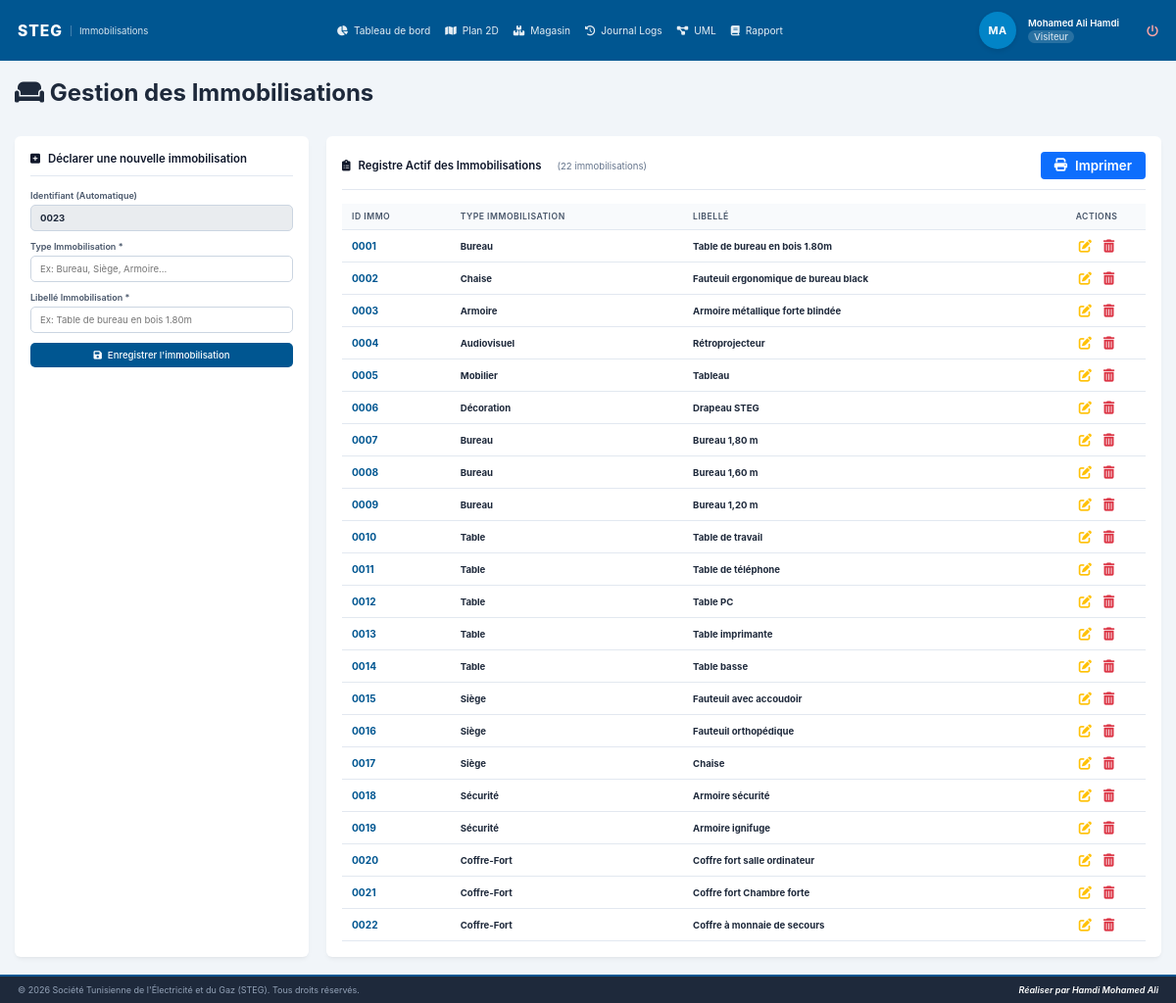
The app's page /code/views/gestion_immobilisations.php (signed in) with its own data.
### tables this page shows
CREATE TABLE `immobilisations` (
  `idImmo` int(11) NOT NULL,
  `typeImmo` varchar(255) NOT NULL,
  `libelle` varchar(255) NOT NULL
);

### code/views/gestion_immobilisations.php (the view, shortened to what this page needs)
<?php
require_once '../includes/header.php';
require_once '../includes/navbar.php';
require_once '../config/db.php';
$nextId = 1;
try {
    $stmtNext = $pdo->query("SELECT idImmo FROM immobilisations ORDER BY idImmo DESC LIMIT 1;");
    $lastRow = $stmtNext->fetch(PDO::FETCH_ASSOC);
    if ($lastRow) {
        $nextId = intval($lastRow['idImmo']) + 1;
    }
} catch (PDOException $e) {}
$immobilisations = [];
try {
    $query = "SELECT i.* FROM immobilisations i ORDER BY i.idImmo ASC";
    $immobilisations = $pdo->query($query)->fetchAll(PDO::FETCH_ASSOC);
} catch (PDOException $e) {
    $errorMsg = "Échec du chargement du registre des immobilisations : " . $e->getMessage();
}
?>
<div class="locaux-wrapper">
    <div class="locaux-header">
        <h1><i class="fa-solid fa-couch"></i> Gestion des Immobilisations</h1>
    </div>
    <br>
    <div class="locaux-grid">
        <div class="locaux-card card-form">
            <h2 id="form-title"><i class="fa-solid fa-square-plus"></i> Déclarer une nouvelle immobilisation</h2>
            <hr>
            <form action="gestion_immobilisations.php" method="POST" class="steg-form" id="immoForm">
                <div class="form-control">
                    <label for="idImmoDisplay" id="labelIdDisplay">Identifiant (Automatique)</label>
                    <input type="text" id="idImmoDisplay" value="<?= sprintf('%04d', $nextId) ?>" readonly style="background-color: #e9ecef; cursor: not-allowed; font-weight: bold;">
                </div>
                <div class="form-control">
                    <label for="typeImmo">Type Immobilisation *</label>
                    <input type="text" id="typeImmo" name="typeImmo" list="liste-types-immo" placeholder="Ex: Bureau, Siège, Armoire..." required>
                </div>
                <div class="form-control">
                    <label for="libelle">Libellé Immobilisation *</label>
                    <input type="text" id="libelle" name="libelle" placeholder="Ex: Table de bureau en bois 1.80m" required>
                </div>
                <button type="submit" id="btnSubmitForm" class="btn btn-primary btn-block">
                    <i class="fa-solid fa-floppy-disk"></i> Enregistrer l'immobilisation
                </button>
            </form>
        </div>
<div class="locaux-card card-table">
    <div style="display:flex;justify-content:space-between;align-items:center;margin-bottom:10px;">
        <h2 style="margin:0;">
            <i class="fa-solid fa-clipboard-list"></i>
            Registre Actif des Immobilisations
            <span style="font-size:0.8rem;color:#64748b;font-weight:400;margin-left:8px;">
                (<?= count($immobilisations) ?> immobilisation<?= count($immobilisations) > 1 ? 's' : '' ?>)
            </span>
        </h2>
        <button
            type="button"
            onclick="window.print();"
            class="btn-print"
            style="background:#0d6efd;color:white;border:none;padding:6px 14px;border-radius:4px;font-weight:600;cursor:pointer;display:flex;align-items:center;gap:8px;"
        >
            <i class="fa-solid fa-print"></i> Imprimer
        </button>
    </div>
    <hr>
    <div class="table-scroll">
        <table class="steg-table">
            <thead>
                <tr>
                    <th>ID Immo</th>
                    <th>Type Immobilisation</th>
                    <th>Libellé</th>
                    <th class="btn-action" style="text-align:center;width:100px;">Actions</th>
                </tr>
            </thead>
            <tbody>
                <?php if (empty($immobilisations)): ?>
                    <tr>
                        <td colspan="4" class="text-center no-data">
                            Aucune immobilisation enregistrée.
                        </td>
                    </tr>
                <?php else: ?>
                    <?php foreach ($immobilisations as $immo): ?>
                        <tr>
                            <td class="cell-id-local">
                                <strong>
                                    <?= sprintf('%04d', $immo['idImmo']) ?>
                                </strong>
                            </td>
                            <td>
                                <strong>
                                    <?= htmlspecialchars($immo['typeImmo'], ENT_QUOTES, 'UTF-8') ?>
                                </strong>
                            </td>
                            <td>
                                <strong>
                                    <?= htmlspecialchars($immo['libelle'], ENT_QUOTES, 'UTF-8') ?>
                                </strong>
                            </td>
                            <td
                                class="btn-action"
                                style="text-align:center;white-space:nowrap;"
                            >
                                <div style="display:flex;justify-content:center;gap:12px;">
                                    <button
                                        type="button"
                                        title="Modifier"
                                        style="background:none;border:none;padding:0;cursor:pointer;"
                                        onclick="prepareEdit(
                                            <?= $immo['idImmo'] ?>,
                                            '<?= htmlspecialchars(addslashes($immo['typeImmo']), ENT_QUOTES, 'UTF-8') ?>',
                                            '<?= htmlspecialchars(addslashes($immo['libelle']), ENT_QUOTES, 'UTF-8') ?>'
                                        )"
                                    >
                                        <i
                                            class="fa-solid fa-pen-to-square"
                                            style="color:#ffc107;font-size:1.1rem;"
                                        ></i>
                                    </button>
                                    <form
                                        action="gestion_immobilisations.php"
                                        method="POST"
                                        style="display:inline;"
                                        onsubmit="return confirm('Êtes-vous sûr de vouloir supprimer définitivement l\'immobilisation <?= sprintf('%04d', $immo['idImmo']) ?> ?');"
                                    >
                                        <button
                                            type="submit"
                                            title="Supprimer"
                                            style="background:none;border:none;padding:0;cursor:pointer;"
                                        >
                                            <i
                                                class="fa-solid fa-trash-can"
                                                style="color:#dc3545;font-size:1.1rem;"
                                            ></i>
                                        </button>
                                    </form>
                                </div>
                            </td>
                        </tr>
                    <?php endforeach; ?>
                <?php endif; ?>
            </tbody>
        </table>
    </div>
</div>
</div>
<?php
require_once '../includes/footer.php';
?>

### code/css/style.css (style rules this page uses)
:root { --primary-color: #005691; --primary-hover: #003d66; --success-color: #16a34a; --warning-color: #ca8a04; --danger-color: #dc2626; --accent-blue: #3b82f6; --text-dark: #1e293b; --text-light: #64748b; --text-muted: #94a3b8; --bg-main: #0f172a; --bg-card: #1e293b; --bg-light: #f1f5f9; --border-color: #334155; --border-light: #cbd5e1; --card-shadow: 0 3px 5px -1px rgba(0,0,0,0.05), 0 2px 3px -2px rgba(0,0,0,0.05); }
* { margin: 0; padding: 0; box-sizing: border-box; font-family: 'Inter', 'Segoe UI', Tahoma, Geneva, Verdana, sans-serif; }
html { font-size: 12px; }
body { background-color: var(--bg-main); color: var(--text-dark); min-height: 100vh; display: flex; flex-direction: column; }
.btn { display: inline-flex; align-items: center; justify-content: center; gap: 6px; padding: 7px 12px; font-size: 0.8rem; font-weight: 500; border-radius: 5px; border: none; cursor: pointer; transition: all 0.2s ease; text-decoration: none; }
.btn-primary { background-color: var(--primary-color); color: white; }
.btn-block { width: 100%; display: flex; }
.steg-form .form-control, .form-group { display: flex; flex-direction: column; margin-bottom: 10px; }
.steg-form .form-control label, .form-group label { font-weight: 600; font-size: 0.75rem; margin-bottom: 4px; color: #475569; }
.steg-form input, .steg-form select, .steg-form textarea, .form-group input { width: 100%; padding: 7px 9px; border: 1px solid var(--border-light); border-radius: 5px; font-size: 0.8rem; color: var(--text-dark); outline: none; transition: border-color 0.2s; background-color: #fff; }
.table-scroll, .table-responsive { overflow-x: auto; width: 100%; }
.steg-table, .dashboard-table { width: 100%; border-collapse: collapse; font-size: 0.8rem; text-align: left; }
.steg-table th, .steg-table td, .dashboard-table th, .dashboard-table td { padding: 8px 10px; border-bottom: 1px solid #e2e8f0; }
.steg-table th, .dashboard-table th { background-color: #f8fafc; color: #475569; font-weight: 600; font-size: 0.72rem; text-transform: uppercase; letter-spacing: 0.5px; }
.cell-code, .cell-user-id, .cell-id-local { font-family: 'Courier New', Courier, monospace; font-weight: 700; color: var(--primary-color); font-size: 0.85rem; }
.dashboard-wrapper, .immo-wrapper, .locaux-wrapper, .pannes-wrapper, .users-wrapper { max-width: 1300px; margin: 0 auto; }
.dashboard-grid, .immo-grid, .locaux-grid, .pannes-grid, .users-grid { display: grid; grid-template-columns: 300px 1fr; gap: 18px; margin-top: 15px; }
.dashboard-section, .immo-card, .locaux-card, .pannes-card, .users-card { background: white; border-radius: 6px; box-shadow: var(--card-shadow); padding: 16px; }
.dashboard-section h2, .immo-card h2, .locaux-card h2, .pannes-card h2, .users-card h2 { font-size: 0.95rem; color: #0f172a; font-weight: 600; display: flex; align-items: center; gap: 8px; }
.dashboard-section hr, .immo-card hr, .locaux-card hr, .pannes-card hr, .users-card hr { border: 0; height: 1px; background: #e2e8f0; margin: 10px 0 14px; }

### records on screen
immobilisations: idImmo "0023", idImmo "0022", typeImmo "Coffre-Fort", libelle "Coffre à monnaie de secours"
immobilisations: idImmo "0001", typeImmo "Bureau", libelle "Table de bureau en bois 1.80m"
immobilisations: idImmo "0002", typeImmo "Chaise", libelle "Fauteuil ergonomique de bureau black"
immobilisations: idImmo "0003", typeImmo "Armoire", libelle "Armoire métallique forte blindée"
immobilisations: idImmo "0004", typeImmo "Audiovisuel", libelle "Rétroprojecteur"
immobilisations: idImmo "0005", typeImmo "Mobilier", libelle "Tableau"
immobilisations: idImmo "0006", typeImmo "Décoration", libelle "Drapeau STEG"
immobilisations: idImmo "0007", typeImmo "Bureau", libelle "Bureau 1,80 m"
immobilisations: idImmo "0008", typeImmo "Bureau", libelle "Bureau 1,60 m"
immobilisations: idImmo "0009", typeImmo "Bureau", libelle "Bureau 1,20 m"
immobilisations: idImmo "0010", typeImmo "Table", libelle "Table de travail"
immobilisations: idImmo "0011", typeImmo "Table", libelle "Table de téléphone"
immobilisations: idImmo "0012", typeImmo "Table", libelle "Table PC"
immobilisations: idImmo "0013", typeImmo "Table", libelle "Table imprimante"
immobilisations: idImmo "0014", typeImmo "Table", libelle "Table basse"
immobilisations: idImmo "0015", typeImmo "Siège", libelle "Fauteuil avec accoudoir"
immobilisations: idImmo "0016", typeImmo "Siège", libelle "Fauteuil orthopédique"
immobilisations: idImmo "0017", typeImmo "Siège", libelle "Chaise"
immobilisations: idImmo "0018", typeImmo "Sécurité", libelle "Armoire sécurité"
immobilisations: idImmo "0019", typeImmo "Sécurité", libelle "Armoire ignifuge"
immobilisations: idImmo "0020", typeImmo "Coffre-Fort", libelle "Coffre fort salle ordinateur"
immobilisations: idImmo "0021", typeImmo "Coffre-Fort", libelle "Coffre fort Chambre forte"

### other values on screen
$initiales "MA"
$_SESSION['nom'] "Mohamed Ali Hamdi"
$labelProfil "Visiteur"
count($immobilisations) "22"
